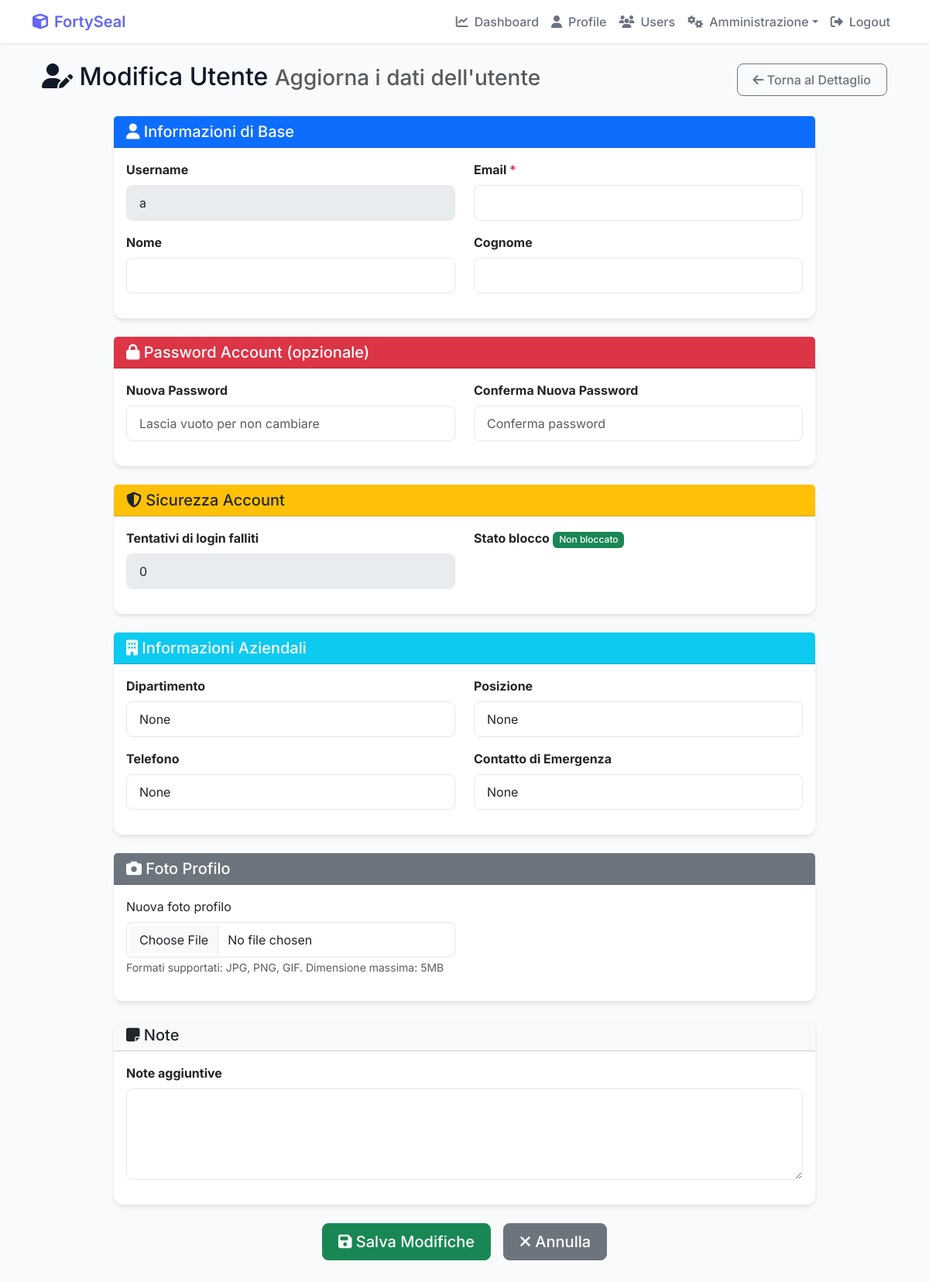
Screenshot of /user-management/users/1/edit/ (signed in) with the database file from the repository.
### Cripto1/models.py (models this page shows, shortened)
class UserProfile(models.Model):
    user = models.OneToOneField(User, on_delete=models.CASCADE)
    user_key = models.CharField(max_length=255, unique=True) # Keep as a unique identifier (can be hash of public key)
    public_key = models.TextField(null=True, blank=True) # Allow null for existing rows
    private_key = EncryptedTextField(null=True, blank=True) # Allow null for existing rows
    balance = models.FloatField(default=0.0)
    created_at = models.DateTimeField(auto_now_add=True)
    profile_picture = models.ImageField(upload_to='profile_pics/', blank=True, null=True)
    is_active = models.BooleanField(default=True)
    last_login_ip = models.GenericIPAddressField(null=True, blank=True)
    last_login_date = models.DateTimeField(null=True, blank=True)
    login_attempts = models.IntegerField(default=0)
    locked_until = models.DateTimeField(null=True, blank=True)
    sso_provider = models.CharField(max_length=50, blank=True, null=True)  # Per SSO
    sso_id = models.CharField(max_length=255, blank=True, null=True)  # ID esterno per SSO
    department = models.CharField(max_length=100, blank=True, null=True)
    position = models.CharField(max_length=100, blank=True, null=True)
    phone = models.CharField(max_length=20, blank=True, null=True)
    emergency_contact = models.CharField(max_length=255, blank=True, null=True)
    notes = models.TextField(blank=True, null=True)
    def is_locked(self):
        if self.locked_until and timezone.now() < self.locked_until:
            return True
        return False
    def update_last_login(self, ip_address=None):
        self.last_login_date = timezone.now()
        if ip_address:
            self.last_login_ip = ip_address
        self.save()

### Cripto1/views.py (the view)
    def wrapper(request, *args, **kwargs):
        if not request.user.is_authenticated:
            messages.error(request, "Devi essere autenticato per accedere a questa sezione.")
            return redirect('Cripto1:login')
        return view_func(request, *args, **kwargs)

### Cripto1/forms.py (shortened to what this page needs)
class UserProfileEditForm(forms.ModelForm):
    first_name = forms.CharField(max_length=30, required=False, label='Nome')
    last_name = forms.CharField(max_length=30, required=False, label='Cognome')
    email = forms.EmailField(required=True, label='Email')
    class Meta:
        model = UserProfile
        fields = [
            'department', 'position', 'phone', 'emergency_contact',
            'notes', 'profile_picture'
        ]
        labels = {
            'department': 'Dipartimento',
            'position': 'Posizione',
            'phone': 'Telefono',
            'emergency_contact': 'Contatto di Emergenza',
            'notes': 'Note',
            'profile_picture': 'Foto Profilo'
        }
    def __init__(self, *args, **kwargs):
        super().__init__(*args, **kwargs)
        if self.instance and self.instance.user:
            self.fields['first_name'].initial = self.instance.user.first_name
            self.fields['last_name'].initial = self.instance.user.last_name
            self.fields['email'].initial = self.instance.user.email

### Cripto1/views.py (called while the page is built)
def user_management_required(view_func):
    def wrapper(request, *args, **kwargs):
        if not request.user.is_authenticated:
            messages.error(request, "Devi essere autenticato per accedere a questa sezione.")
            return redirect('Cripto1:login')
        return view_func(request, *args, **kwargs)
    return wrapper

### Cripto1/templates/Cripto1/user_management/edit_user.html (shortened to what this page needs)
{% extends 'Cripto1/base.html' %}
{% load static %}
{% block content %}
<div class="container-fluid mt-4">
    <div class="row">
        <div class="col-12">
            <div class="d-flex justify-content-between align-items-center mb-4">
                <h2>
                    <i class="fas fa-user-edit"></i> Modifica Utente
                    <small class="text-muted">Aggiorna i dati dell'utente</small>
                </h2>
                <div>
                    <a href="{% url 'Cripto1:user_detail' user_profile.user.id %}" class="btn btn-outline-secondary">
                        <i class="fas fa-arrow-left"></i> Torna al Dettaglio
                    </a>
                </div>
            </div>
        </div>
    </div>
    <div class="row justify-content-center">
        <div class="col-12 col-lg-10">
            <form method="POST" enctype="multipart/form-data">
                <div class="card border-primary mb-4">
                    <div class="card-header bg-primary text-white">
                        <h5 class="mb-0"><i class="fas fa-user"></i> Informazioni di Base</h5>
                    </div>
                    <div class="card-body">
                        <div class="row">
                            <div class="col-md-6">
                                <div class="mb-3">
                                    <label class="form-label fw-bold">Username</label>
                                    <input type="text" name="username" class="form-control" value="{{ user_profile.user.username }}" disabled>
                                </div>
                            </div>
                            <div class="col-md-6">
                                <div class="mb-3">
                                    <label class="form-label fw-bold">Email <span class="text-danger">*</span></label>
                                    <input type="email" name="email" class="form-control" required value="{{ form.email.value|default:user_profile.user.email }}">
                                </div>
                            </div>
                        </div>
                        <div class="row">
                            <div class="col-md-6">
                                <div class="mb-3">
                                    <label class="form-label fw-bold">Nome</label>
                                    <input type="text" name="first_name" class="form-control" value="{{ form.first_name.value|default:user_profile.user.first_name }}">
                                </div>
                            </div>
                            <div class="col-md-6">
                                <div class="mb-3">
                                    <label class="form-label fw-bold">Cognome</label>
                                    <input type="text" name="last_name" class="form-control" value="{{ form.last_name.value|default:user_profile.user.last_name }}">
                                </div>
                            </div>
                        </div>
                    </div>
                </div>
                <div class="card border-danger mb-4">
                    <div class="card-header bg-danger text-white">
                        <h5 class="mb-0"><i class="fas fa-lock"></i> Password Account (opzionale)</h5>
                    </div>
                    <div class="card-body">
                        <div class="row">
                            <div class="col-md-6">
                                <div class="mb-3">
                                    <label class="form-label fw-bold">Nuova Password</label>
                                    <input type="password" name="password" id="password" class="form-control" placeholder="Lascia vuoto per non cambiare">
                                </div>
                            </div>
                            <div class="col-md-6">
                                <div class="mb-3">
                                    <label class="form-label fw-bold">Conferma Nuova Password</label>
                                    <input type="password" name="confirm_password" id="confirm_password" class="form-control" placeholder="Conferma password">
                                </div>
                            </div>
                        </div>
                    </div>
                </div>
                <div class="card border-warning mb-4">
                    <div class="card-header bg-warning text-dark">
                        <h5 class="mb-0"><i class="fas fa-shield-alt"></i> Sicurezza Account</h5>
                    </div>
                    <div class="card-body">
                        <div class="row">
                            <div class="col-md-6">
                                <div class="mb-3">
                                    <label class="form-label fw-bold">Tentativi di login falliti</label>
                                    <input type="text" class="form-control" value="{{ user_profile.login_attempts }}" disabled>
                                </div>
                            </div>
                            <div class="col-md-6">
                                <div class="mb-3">
                                    <label class="form-label fw-bold">Stato blocco</label>
                                    {% if user_profile.is_locked %}
                                        <div class="d-flex align-items-center">
                                            <span class="badge bg-danger me-2">Bloccato fino a {{ user_profile.locked_until|date:"d/m/Y H:i" }}</span>
                                            <div class="form-check form-switch ms-2">
                                                <input class="form-check-input" type="checkbox" id="unlock_account" name="unlock_account" value="1">
                                                <label class="form-check-label" for="unlock_account">Sblocca account</label>
                                            </div>
                                        </div>
                                    {% else %}
                                        <span class="badge bg-success">Non bloccato</span>
                                    {% endif %}
                                </div>
                            </div>
                        </div>
                    </div>
                </div>
                <div class="card border-info mb-4">
                    <div class="card-header bg-info text-white">
                        <h5 class="mb-0"><i class="fas fa-building"></i> Informazioni Aziendali</h5>
                    </div>
                    <div class="card-body">
                        <div class="row">
                            <div class="col-md-6">
                                <div class="mb-3">
                                    <label class="form-label fw-bold">Dipartimento</label>
                                    <input type="text" name="department" class="form-control" value="{{ form.department.value|default:user_profile.department }}">
                                </div>
                            </div>
                            <div class="col-md-6">
                                <div class="mb-3">
                                    <label class="form-label fw-bold">Posizione</label>
                                    <input type="text" name="position" class="form-control" value="{{ form.position.value|default:user_profile.position }}">
                                </div>
                            </div>
                        </div>
                        <div class="row">
                            <div class="col-md-6">
                                <div class="mb-3">
                                    <label class="form-label fw-bold">Telefono</label>
                                    <input type="tel" name="phone" class="form-control" value="{{ form.phone.value|default:user_profile.phone }}">
                                </div>
                            </div>
                            <div class="col-md-6">
                                <div class="mb-3">
                                    <label class="form-label fw-bold">Contatto di Emergenza</label>
                                    <input type="text" name="emergency_contact" class="form-control" value="{{ form.emergency_contact.value|default:user_profile.emergency_contact }}">
                                </div>
                            </div>
                        </div>
                    </div>
                </div>
                <div class="card border-secondary mb-4">
                    <div class="card-header bg-secondary text-white">
                        <h5 class="mb-0"><i class="fas fa-camera"></i> Foto Profilo</h5>
                    </div>
                    <div class="card-body">
                        <div class="row">
                            <div class="col-md-6">
                                <div class="mb-3">
                                    <label class="form-label">Nuova foto profilo</label>
                                    <input type="file" name="profile_picture" class="form-control" accept="image/*">
                                    <small class="form-text text-muted">
                                        Formati supportati: JPG, PNG, GIF. Dimensione massima: 5MB
                                    </small>
                                </div>
                            </div>
                        </div>
                    </div>
                </div>
                <div class="card border-light mb-4">
                    <div class="card-header bg-light">
                        <h5 class="mb-0"><i class="fas fa-sticky-note"></i> Note</h5>
                    </div>
                    <div class="card-body">
                        <div class="mb-3">
                            <label class="form-label fw-bold">Note aggiuntive</label>
                            <textarea name="notes" class="form-control" rows="4">{{ form.notes.value|default:user_profile.notes }}</textarea>
                        </div>
                    </div>
                </div>
                <div class="d-flex justify-content-center gap-3 mb-5">
                    <button type="submit" class="btn btn-success btn-lg">
                        <i class="fas fa-save"></i> Salva Modifiche
                    </button>
                    <a href="{% url 'Cripto1:user_detail' user_profile.user.id %}" class="btn btn-secondary btn-lg">
                        <i class="fas fa-times"></i> Annulla
                    </a>
                </div>
            </form>
        </div>
    </div>
</div>
{% endblock %}

### Cripto1/templates/Cripto1/base.html (style rules this page uses)
:root { --primary-color: #6366f1; --secondary-color: #4f46e5; --success-color: #22c55e; --danger-color: #ef4444; --warning-color: #f59e0b; --info-color: #3b82f6; --background-color: #f9fafb; --card-background: #ffffff; --text-primary: #111827; --text-secondary: #6b7280; --bottom-nav-height: 56px; }
body { font-family: 'Inter', sans-serif; background-color: var(--background-color); color: var(--text-primary); }
.card { border: none; border-radius: 12px; box-shadow: 0 4px 6px -1px rgba(0,0,0,0.1); background: var(--card-background); transition: transform 0.2s ease, box-shadow 0.2s ease; }
.btn { font-weight: 500; border-radius: 8px; padding: 0.5rem 1.25rem; transition: all 0.2s ease; }
.badge { font-weight: 500; padding: 0.35em 0.65em; border-radius: 6px; }
.form-control { border-radius: 8px; border: 1px solid #e5e7eb; padding: 0.625rem 1rem; }
:root { --primary-color: #6366f1; --secondary-color: #4f46e5; --success-color: #22c55e; --danger-color: #ef4444; --warning-color: #f59e0b; --info-color: #3b82f6; --background-color: #f9fafb; --card-background: #ffffff; --text-primary: #111827; --text-secondary: #6b7280; }

### rows the page displays
UserProfile: username "a", login_attempts "0", department "None", position "None", phone "None", emergency_contact "None"
